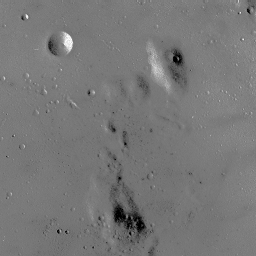
%> input picture MP #3/moon.bmp, 256 x 256 px
$ octave --eval "result = HistoEqualization('moon.bmp');"   (GNU Octave 9; MATLAB toolbox functions it lacks are replaced by stand-ins)
%> lines starting %> are read from the running program, lines starting %| are printed output that depends on the picture
% Alex Gangwish
% EECS 332 MP #3
% 10/13/2016

function img_out = HistoEqualization(img_in)
%> called with img_in = 'moon.bmp'
% Function that applies histogram equalization to an image
%   Takes as input img_in, a 24-bit bitmap image; returns img_out, a
%   representation of the original image with histogram equalization
%   applied to it.

img_in = rgb2gray(imread(img_in, 'bmp'));
%> img_in: size 256x256 uint8; min 0, max 255, mean 119.7
img_out = img_in;
numPixels = size(img_out, 1) * size(img_out, 2);
%> numPixels = 65536
my_histogram = zeros(256, 1);

for u = 0:255
    my_histogram(u+1, 1) = sum(img_out(:) == u);
end
%> after the loop, my_histogram = 256 values, max 5145 at index 121, min 0 at index 2, mean 256

my_histogram_norm = my_histogram ./ numPixels;
%> my_histogram_norm = 256 values, max 0.0785 at index 121, min 0 at index 2, mean 0.00391

x = 0:255;
figure;
bar(x, my_histogram);
title('Histogram of input image');
xlabel('values'); ylabel('# pixels');
%> after `ylabel('# pixels')`:
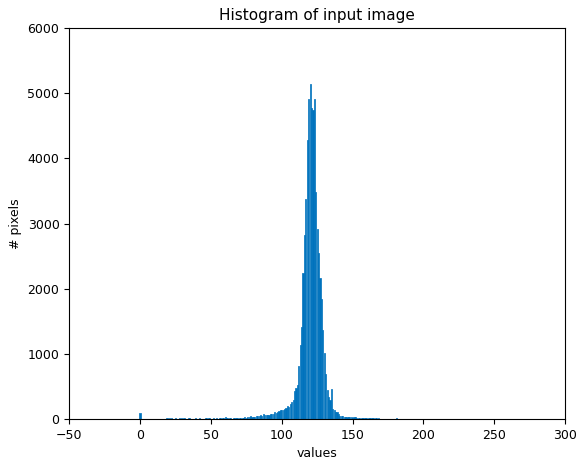
%> figure redrawn from the program's plot data; tallest bar 5145 high, from x = 119.6 to 120.4
figure;
bar(x, my_histogram_norm);
title('Normalized histogram of input image');
xlabel('values'); ylabel('# pixels');
%> after `ylabel('# pixels')`:
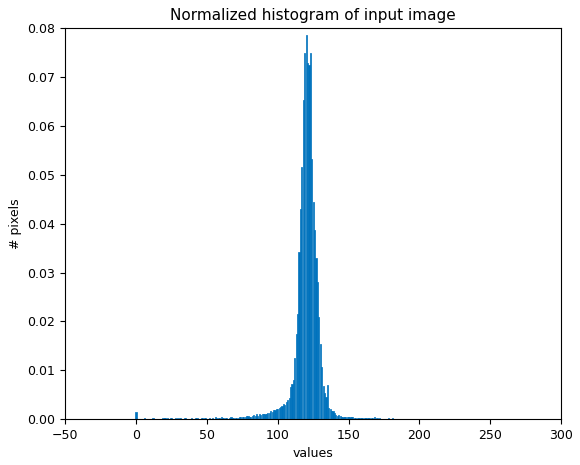
%> figure redrawn from the program's plot data; tallest bar 0.0785 high, from x = 119.6 to 120.4

my_cdf = my_histogram_norm;
%> my_cdf has the same summary as my_histogram_norm

acc = 0;
for u = 1:256
    acc = acc + my_histogram_norm(u);
    my_cdf(u, 1) = floor(acc * 255);
end
%> this loop made 256 passes
%> acc on passes 1 to 3: 0.00151, 0.00151, 0.00163
%> after the loop, acc = 1; my_cdf = 256 values from 0 to 255

figure;
bar(x, my_cdf);
title('Cumulative Distribution Function');
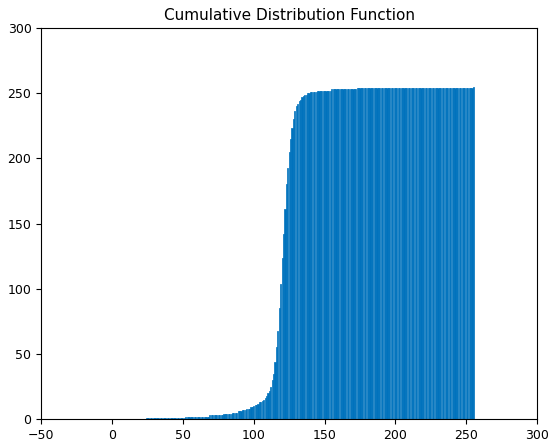
%> figure redrawn from the program's plot data; tallest bar 255 high, from x = 254.6 to 255.4

for u = 1:size(img_out, 1)
    for v = 1:size(img_out, 2)
        img_out(u, v) = my_cdf(img_in(u, v)+1, 1);
    end
end
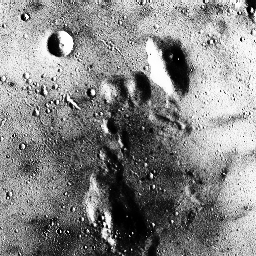
%> img_out: size 256x256 uint8; min 0, max 254, mean 133.2

my_output_histogram = my_histogram;
%> my_output_histogram has the same summary as my_histogram
for u = 0:255
    my_output_histogram(u+1, 1) = sum(img_out(:) == u);
end
%> after the loop, my_output_histogram = 256 values, max 5145 at index 125, min 0 at index 18, mean 256

figure;
bar(x, my_output_histogram);
title('Histogram after equalization');
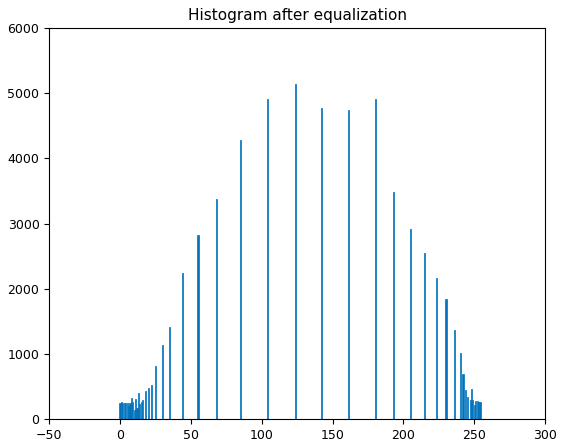
%> figure redrawn from the program's plot data; tallest bar 5145 high, from x = 123.6 to 124.4

my_output_histogram_norm = my_output_histogram ./ numPixels;
%> my_output_histogram_norm = 256 values, max 0.0785 at index 125, min 0 at index 18, mean 0.00391
acc = 0;
my_output_cdf = my_output_histogram;
%> my_output_cdf has the same summary as my_output_histogram
for u = 1:256
    acc = acc + my_output_histogram_norm(u);
    my_output_cdf(u, 1) = floor(acc * 255);
end
%> this loop made 256 passes
%> acc on passes 1 to 3: 0.0038, 0.00781, 0.0117
%> after the loop, acc = 1; my_output_cdf = 256 values from 0 to 255

figure;
bar(x, my_output_cdf);
title('Cumulative distribution function after equalization');
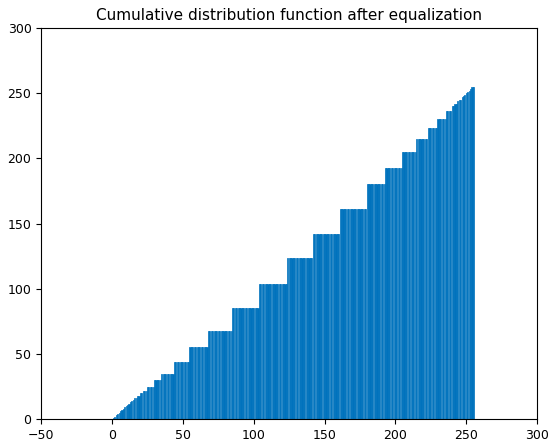
%> figure redrawn from the program's plot data; tallest bar 255 high, from x = 253.6 to 254.4

figure;
imshow(img_out);

end
